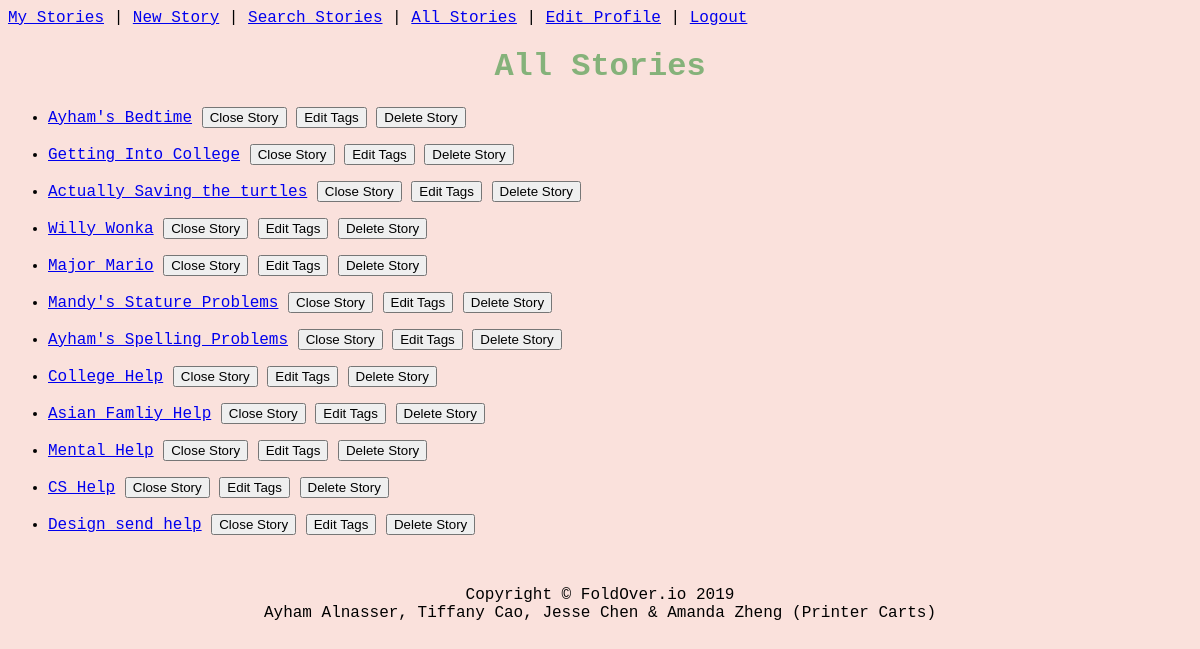
/allstories (signed in), run on an earlier commit of the app's database.
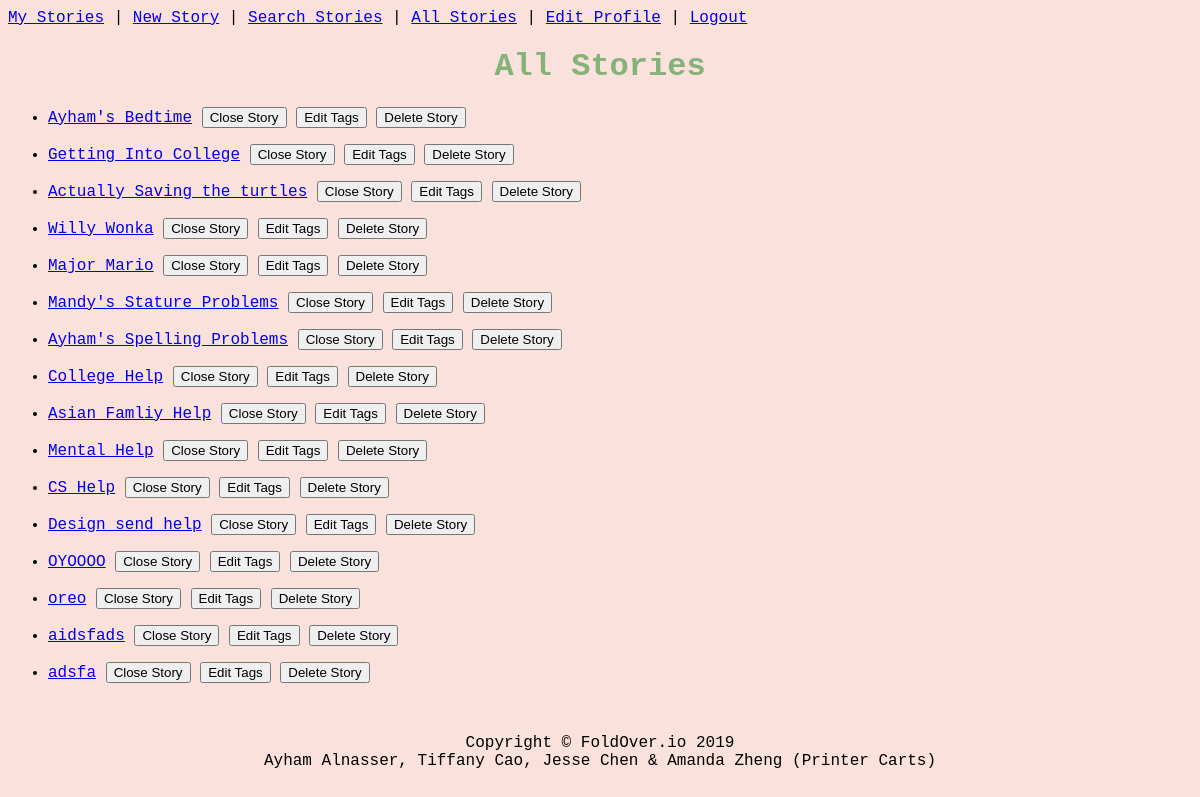
And on a later commit of the database.
### tables this page shows
CREATE TABLE edits (story_title TEXT, time_stamp BLOB, last_editor TEXT, tags TEXT, story TEXT);

### app.py (the view)
@app.route("/allstories")  # display all stories
def display_all():
    request.environ.get('HTTP_X_REAL_IP', request.remote_addr)
    ip = request.environ["REMOTE_ADDR"]
    if ip in waitlist:
        waitlist.remove(ip)
    if session.get('user') is None:  # only give access to this page if there's a user
        return redirect(url_for("start"))
    db = sqlite3.connect(DB_FILE)  # open database
    c = db.cursor()
    command = "SELECT story_title from edits"  # get all stories
    c.execute(command)
    all =c.fetchall()  # get the results of the selection
    print(all)
    count=0
    collection=[]
    while count<len(all):
        print(all[count][0])
        if all[count][0] != None:
            collection.append(str(all[count][0]))
        count+=1
    sorted(collection)
    db.commit()  # save changes
    db.close()
    if is_admin():
        return render_template('allstory.html', display=collection)
    return render_template('allstoryPEASANT.html', display=collection)

### app.py (called while the page is built)
def is_admin():  # check if user is an admin
    db = sqlite3.connect(DB_FILE)  # open database
    c = db.cursor()
    command = "SELECT is_admin FROM users WHERE username=" + "\"" + session['user'] + "\";"
    c.execute(command)
    ouptut = int(str(c.fetchall())[2:-3])
    return bool(ouptut)

### templates/allstory.html (shortened to what this page needs)
<!DOCTYPE html>
{% extends 'template.html' %}
    {% block body %}
  </head>
  <body bgcolor = "#FAE1DC">
    <center>
      <font face = "courier new">
          <h1> <font color = "#85B27A"> All Stories </font> </h1>
        </center>
      {%for item in display%}
      <ul> <li><a href="/editstory?value={{item|urlencode()}}">{{item}}</a>
            <input type="button" onclick="location.href='/close?value={{item|urlencode()}}';" value="Close Story" name={{item}}>
            <input type="button" onclick="location.href='/tagedit?value={{item|urlencode()}}';" value="Edit Tags" name={{item}}>
            <input type="button" onclick="location.href='/delete?value={{item|urlencode()}}';" value="Delete Story" name={{item}}>
          </li>
      </ul>
      {% endfor %}
          {% endblock %}

### templates/template.html (shortened to what this page needs)
<!DOCTYPE html>
<html>
  <head>
  <body>
      {% block header %}
       <font face = "courier new">
        <a href="/mystories">My Stories</a> | <a href="/addstory">New Story</a> | <a href="/search">Search Stories</a> |
         <a href='/allstories'>All Stories</a> | <a href='/updateprofile'>Edit Profile</a> |
           <a href="/logout">Logout</a>
    </font>
      {% endblock %}
      <br>
      {% block body %}{% endblock %}<br />
      {% block footer %}
      <center>
        <font face = "courier new">
          <p>Copyright &copy; FoldOver.io 2019 <br>
          Ayham Alnasser, Tiffany Cao, Jesse Chen & Amanda Zheng (Printer Carts)</p>
        </font>
      {% endblock %}
      </center>
  </body>
</html>

What changed in the data, as far as the page shows it:
added edits: story_title "OYOOOO"
added edits: story_title "oreo"
added edits: story_title "aidsfads"
added edits: story_title "adsfa"
